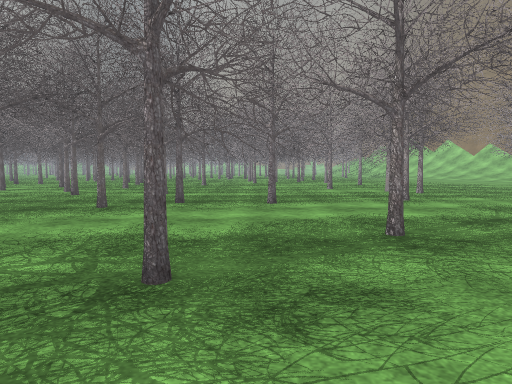
View 1 (above)

12 first-person views from a walk through a Unity game level. The camera is 1.3 m above the floor, tilts 4° down and sees 75° across. The floor is counted in squares, 2 m on a side. Each view is taken from the middle of a square. On the plan, view 1 faces up. The plan holds only what a view shows up to about 10 squares ahead; the rest is blank. The place goes on beyond the plan. The player is left out. Some animated figures are not drawn. Some surface patterns are stand-ins.

View 2
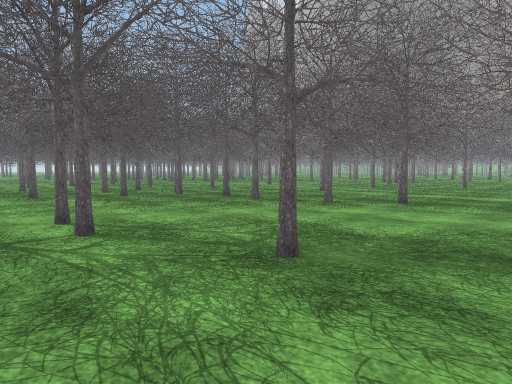

View 3
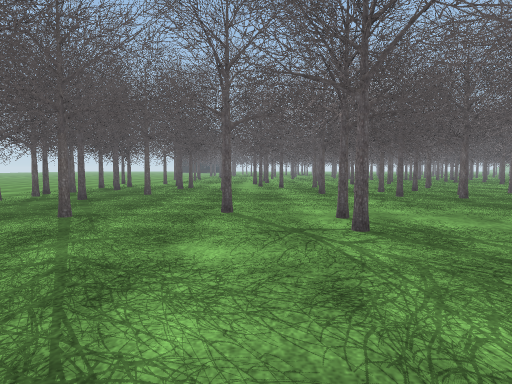

View 4
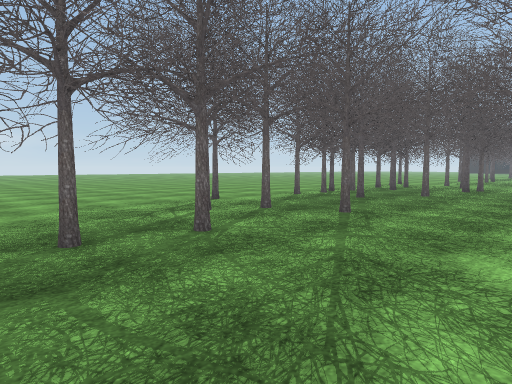

View 5
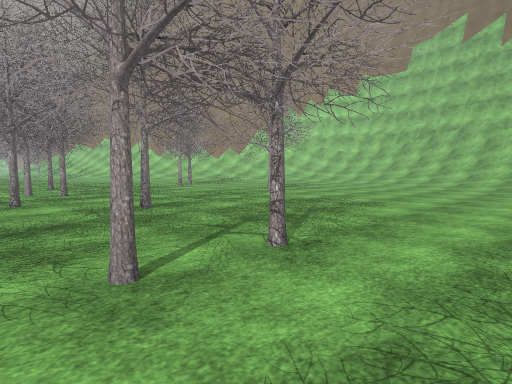

View 6
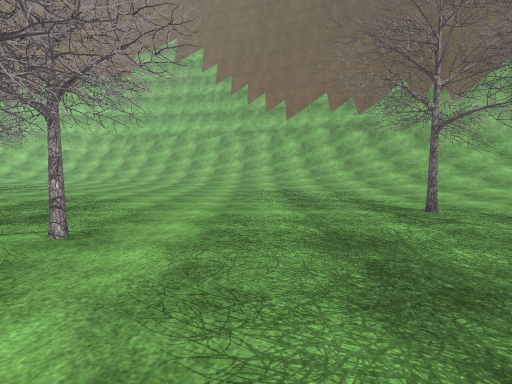

View 7
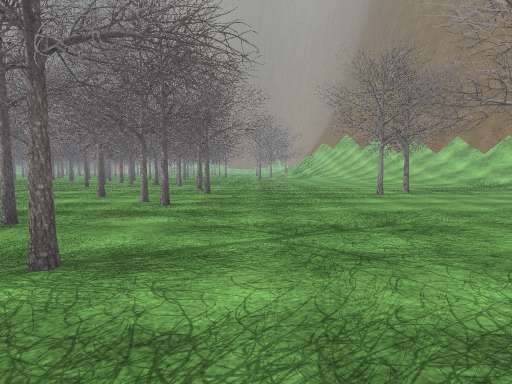

View 8
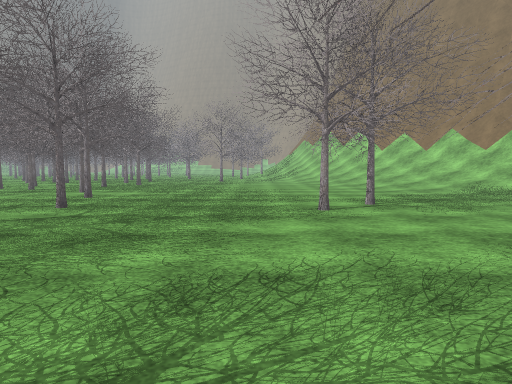

View 9
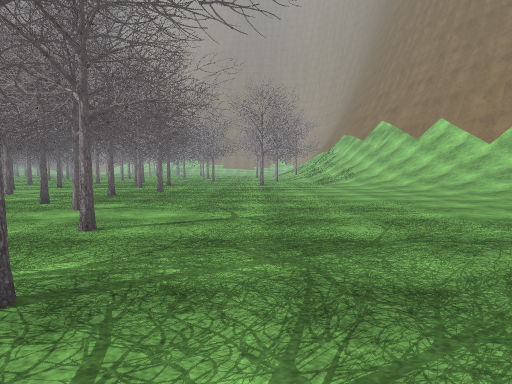

View 10
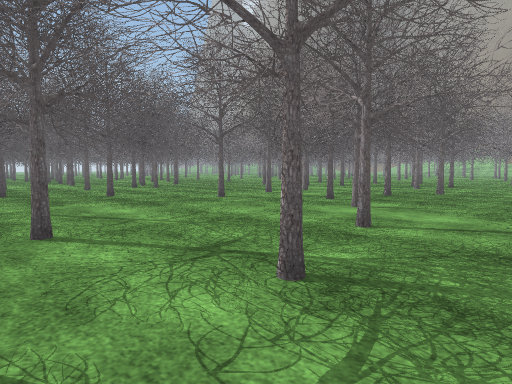

View 11
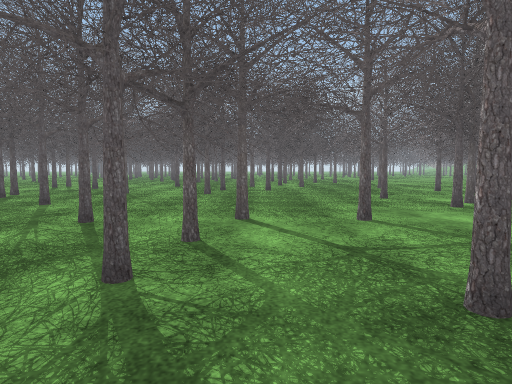

View 12
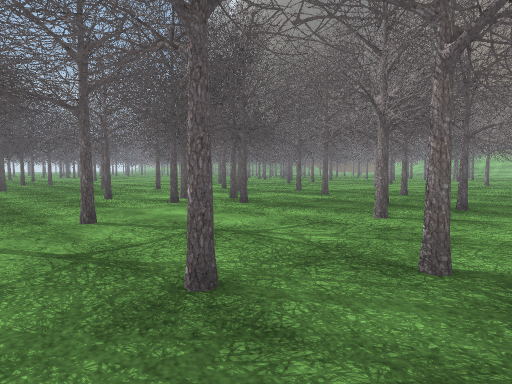

### Floor plan
Key: @ floor where view 1 was taken; # wall or solid block; . main floor; : floor 0.25 m higher than the main floor; / step, stairs or slope; O other object.
Columns run from 12 left of view 1 to 15 right of it. Each row starts with its distance up from view 1.
 28              O.
 27             OOO.
 26            ....O
 25        O  OOOO..
 24        O OOOOO OO
 23      OOOOOO OOOO
 22       OO OOOOOOO.
 21       OO.OOOOOO..
 20    OOO. OOOO .OOO......///
 19    OOO  OOOOOOOOOO.....///
 18       OO.  O#OOOO......./
 17       O O  OOOO........./
 16       OOO  OOOOO.........///
 15      OOOO  OOOOOO.........//
 14       OOOOOOO  OOOO......./
 13        OOOOO  ..OO...OO...
 12        OOOO O OOOOO.OOOO..
 11    O  OOOO..OOOOOO...O...
 10    OOOO OOO OOOOO....OO.
  9      OOOOOO   OOOO......
  8        OOOOO   O O.....
  7    O# O  OOOOOOO....OOO.
  6     OOOOO#OOO..O.OO..O..
  5    OOOOOOOOOO....#...O..
  4     OOOOO   O.O..O.......
  3   OOOOOOOO OOOO.O.........
  2 OOOOOO . OOO..OOOO........
  1  OOOO..OOO.OO.OOO......../
  0  OO O .OOO..@...........
 -1  OO#O .OOO............./
 -2 OOOOOOOOOOOOOOOO..O...//
 -3   O  OOOOOOOOOOOOOOO.://
 -4    OOOOOOOO       ...///

Where each view was taken, in squares from view 1:
view 1: 0 up, 0 right, facing up
view 2: 0 up, 1 right, facing up-left
view 3: 0 up, 1 right, facing left
view 4: 0 up, 1 right, facing down-left
view 5: 0 up, 2 right, facing up-right
view 6: 0 up, 1 right, facing right
view 7: 3 up, 6 right, facing up
view 8: 6 up, 8 right, facing up
view 9: 10 up, 6 right, facing up
view 10: 10 up, 6 right, facing up-left
view 11: 17 up, 4 right, facing left
view 12: 17 up, 4 right, facing up-left
